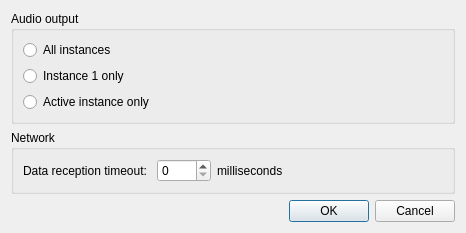
<?xml version="1.0" encoding="UTF-8"?>
<ui version="4.0">
 <class>MPSettingsDialog</class>
 <widget class="QDialog" name="MPSettingsDialog">
  <property name="geometry">
   <rect>
    <x>0</x>
    <y>0</y>
    <width>466</width>
    <height>202</height>
   </rect>
  </property>
  <property name="windowTitle">
   <string>Multiplayer settings - melonDS</string>
  </property>
  <layout class="QVBoxLayout" name="verticalLayout">
   <item>
    <widget class="QGroupBox" name="groupBox">
     <property name="title">
      <string>Audio output</string>
     </property>
     <layout class="QGridLayout" name="gridLayout_2">
      <item row="1" column="0">
       <widget class="QRadioButton" name="rbAudioOneOnly">
        <property name="text">
         <string>Instance 1 only</string>
        </property>
       </widget>
      </item>
      <item row="0" column="0">
       <widget class="QRadioButton" name="rbAudioAll">
        <property name="text">
         <string>All instances</string>
        </property>
       </widget>
      </item>
      <item row="2" column="0">
       <widget class="QRadioButton" name="rbAudioActiveOnly">
        <property name="text">
         <string>Active instance only</string>
        </property>
       </widget>
      </item>
     </layout>
    </widget>
   </item>
   <item>
    <widget class="QGroupBox" name="groupBox_2">
     <property name="title">
      <string>Network</string>
     </property>
     <layout class="QGridLayout" name="gridLayout">
      <item row="0" column="1">
       <widget class="QSpinBox" name="sbReceiveTimeout">
        <property name="sizePolicy">
         <sizepolicy hsizetype="Minimum" vsizetype="Fixed">
          <horstretch>0</horstretch>
          <verstretch>0</verstretch>
         </sizepolicy>
        </property>
        <property name="minimumSize">
         <size>
          <width>50</width>
          <height>0</height>
         </size>
        </property>
        <property name="maximum">
         <number>1000</number>
        </property>
       </widget>
      </item>
      <item row="0" column="0">
       <widget class="QLabel" name="label">
        <property name="text">
         <string>Data reception timeout: </string>
        </property>
       </widget>
      </item>
      <item row="0" column="2">
       <widget class="QLabel" name="label_2">
        <property name="sizePolicy">
         <sizepolicy hsizetype="Preferred" vsizetype="Preferred">
          <horstretch>1</horstretch>
          <verstretch>0</verstretch>
         </sizepolicy>
        </property>
        <property name="text">
         <string>milliseconds</string>
        </property>
       </widget>
      </item>
     </layout>
    </widget>
   </item>
   <item>
    <widget class="QDialogButtonBox" name="buttonBox">
     <property name="orientation">
      <enum>Qt::Horizontal</enum>
     </property>
     <property name="standardButtons">
      <set>QDialogButtonBox::Cancel|QDialogButtonBox::Ok</set>
     </property>
    </widget>
   </item>
  </layout>
 </widget>
 <tabstops>
  <tabstop>rbAudioAll</tabstop>
  <tabstop>rbAudioOneOnly</tabstop>
  <tabstop>rbAudioActiveOnly</tabstop>
  <tabstop>sbReceiveTimeout</tabstop>
 </tabstops>
 <resources/>
 <connections>
  <connection>
   <sender>buttonBox</sender>
   <signal>accepted()</signal>
   <receiver>MPSettingsDialog</receiver>
   <slot>accept()</slot>
   <hints>
    <hint type="sourcelabel">
     <x>248</x>
     <y>254</y>
    </hint>
    <hint type="destinationlabel">
     <x>157</x>
     <y>274</y>
    </hint>
   </hints>
  </connection>
  <connection>
   <sender>buttonBox</sender>
   <signal>rejected()</signal>
   <receiver>MPSettingsDialog</receiver>
   <slot>reject()</slot>
   <hints>
    <hint type="sourcelabel">
     <x>316</x>
     <y>260</y>
    </hint>
    <hint type="destinationlabel">
     <x>286</x>
     <y>274</y>
    </hint>
   </hints>
  </connection>
 </connections>
</ui>
